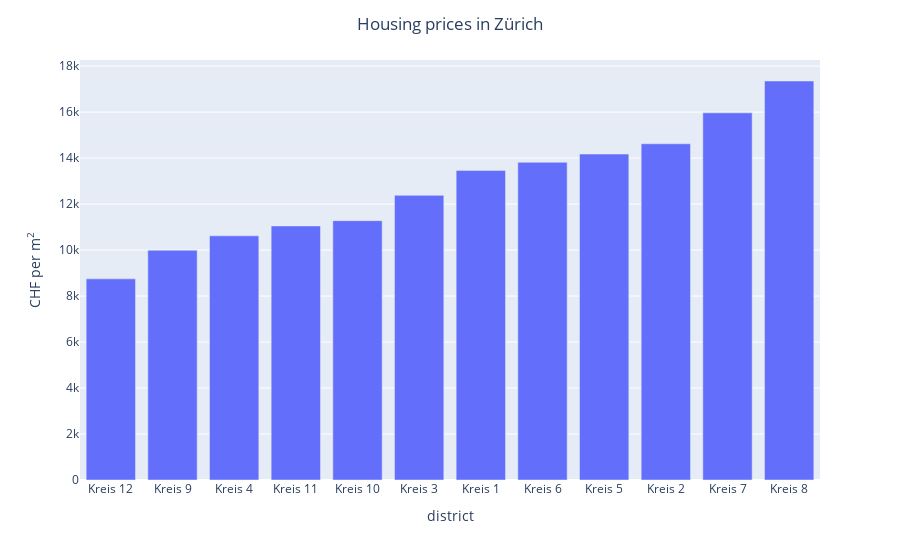

Notebook code for this chart:
### Code cell
fig = px.bar(plot_df, x="place", y="price")
fig.update_layout(
    title='Housing prices in Zürich', 
    title_x=0.5,
    yaxis_title="CHF per m<sup>2</sup>",
    xaxis_title="district",
)
fig.show()

### Figure 1 — Plotly figure (JSON) as saved in the notebook; plotly's stock layout.template omitted (floating-point values rounded to 4 significant figures)
{"data": [{"alignmentgroup": "True", "hovertemplate": "place=%{x}<br>price=%{y}<extra></extra>", "legendgroup": "", "marker": {"color": "#636efa"}, "name": "", "offsetgroup": "", "orientation": "v", "showlegend": false, "textposition": "auto", "type": "bar", "x": ["Kreis 12", "Kreis 9", "Kreis 4", "Kreis 11", "Kreis 10", "Kreis 3", "Kreis 1", "Kreis 6", "Kreis 5", "Kreis 2", "Kreis 7", "Kreis 8"], "xaxis": "x", "y": [8748, 9995, 10620, 11051, 11281, 12380, 13466, 13818, 14176, 14624, 15970, 17354], "yaxis": "y"}], "layout": {"barmode": "relative", "legend": {"tracegroupgap": 0}, "margin": {"t": 60}, "title": {"text": "Housing prices in Zürich", "x": 0.5}, "xaxis": {"anchor": "y", "domain": [0, 1], "title": {"text": "district"}}, "yaxis": {"anchor": "x", "domain": [0, 1], "title": {"text": "CHF per m<sup>2</sup>"}}}}
